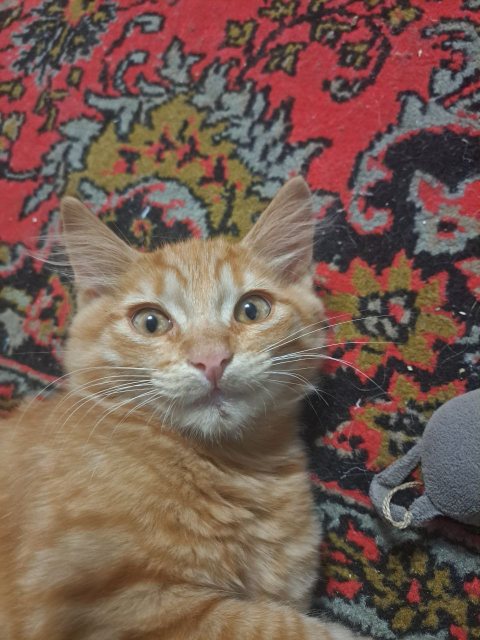
#> input picture Computer-Vision/OpenCV/Lab1/original.jpg, 960 x 1280 px (shown at 1/2 size)
$ python lab2.py
#> lines starting #> are read from the running program, lines starting #| are printed output that depends on the picture; after the words box and inside, x2 and y2 are one past the last pixel; in counts of white or black regions, pixels touching at a corner belong together
import cv2
import numpy as np

image = cv2.imread("original.jpg")
#> image is the input picture: shape (1280, 960, 3); mean B, G, R 82.5, 93.1, 118.2

if image is None:
    print("Image not found")
    exit()

pixel = image[100, 150]
#> pixel = [55, 53, 53]
print("Pixel BGR:", pixel)
#| Pixel BGR: [55 53 53]

image[200:400, 300:600] = [0, 0, 255]
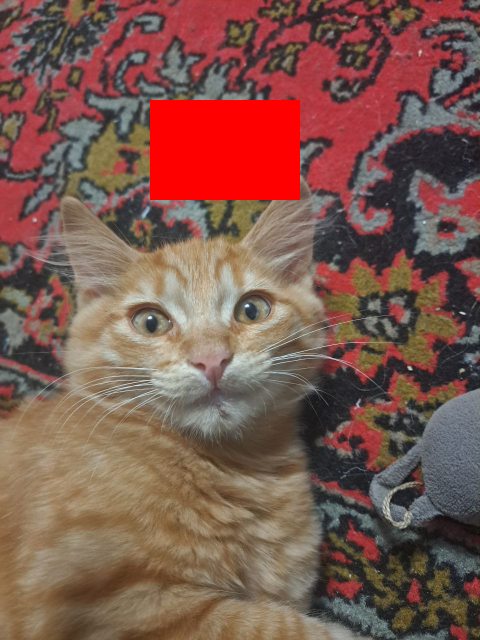
#> image: shape (1280, 960, 3) (shown at 1/2 size); 4.88% of pixels changed, all inside (x1, y1, x2, y2) = (300, 200, 600, 400)

hsv = cv2.cvtColor(image, cv2.COLOR_BGR2HSV)
#> hsv: shape (1280, 960, 3); mean H, S, V 63.8, 88.1, 126.9

lower_red1 = np.array([0, 100, 100])
upper_red1 = np.array([10, 255, 255])

lower_red2 = np.array([160, 100, 100])
upper_red2 = np.array([179, 255, 255])

mask1 = cv2.inRange(hsv, lower_red1, upper_red1)
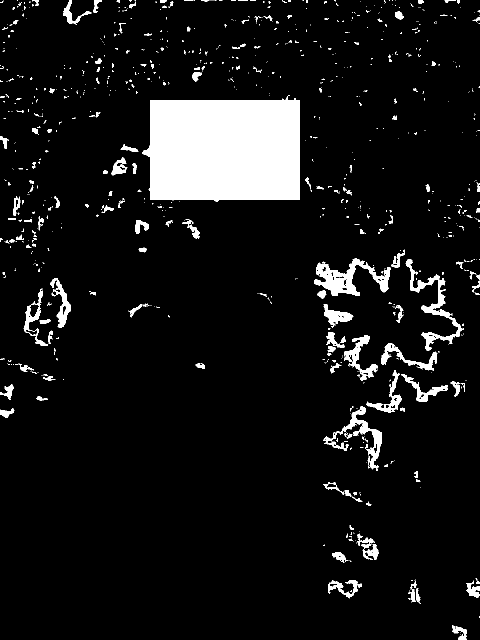
#> mask1: shape (1280, 960) (shown at 1/2 size); 8.1% white; 915 white regions (737 under 20 px), largest, box (x1, y1, x2, y2) and area: (285, 193, 600, 404) 60252, (628, 516, 781, 592) 4488, (811, 519, 928, 702) 3385
mask2 = cv2.inRange(hsv, lower_red2, upper_red2)
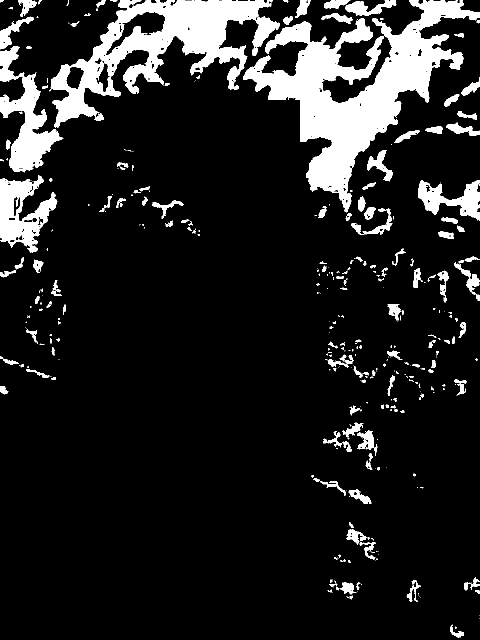
#> mask2: shape (1280, 960) (shown at 1/2 size); 12.8% white; 408 white regions (227 under 20 px), largest, box (x1, y1, x2, y2) and area: (486, 0, 960, 425) 62379, (101, 0, 559, 255) 39462, (0, 92, 127, 345) 11712

mask = mask1 + mask2
#> mask: shape (1280, 960); 20.8% white; 164 white regions (61 under 20 px), largest, box (x1, y1, x2, y2) and area: (267, 0, 960, 437) 124895, (98, 0, 559, 255) 41847, (0, 92, 127, 345) 12295

result = cv2.bitwise_and(image, image, mask=mask)
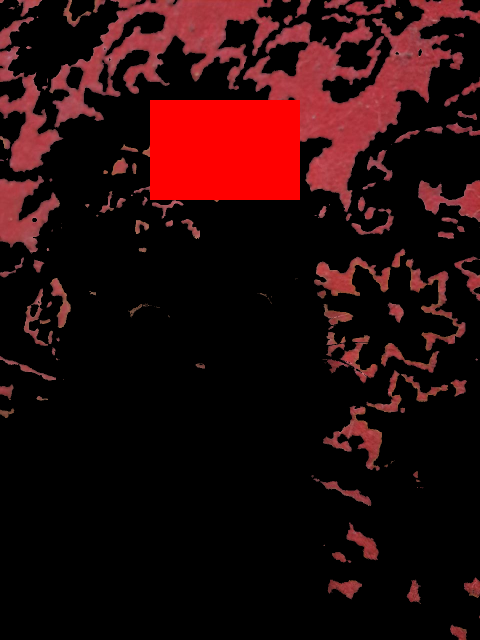
#> result: shape (1280, 960, 3) (shown at 1/2 size); mean B, G, R 11, 10.3, 37.5

scale = 0.5

image_small = cv2.resize(image, None, fx=scale, fy=scale, interpolation=cv2.INTER_AREA)
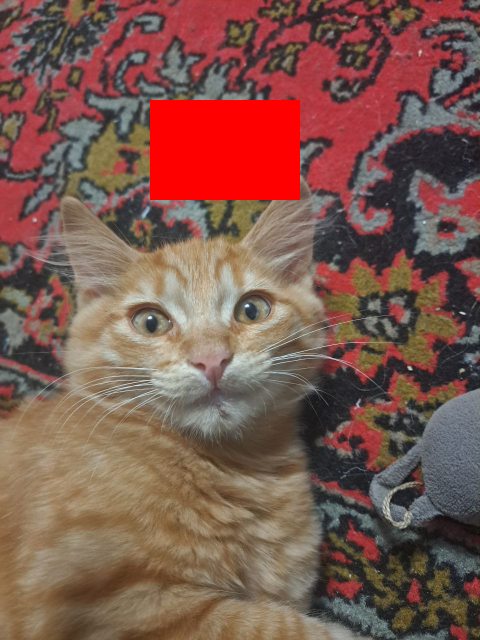
#> image_small: shape (640, 480, 3); mean B, G, R 78.5, 88.4, 125.3
mask_small = cv2.resize(mask, None, fx=scale, fy=scale, interpolation=cv2.INTER_AREA)
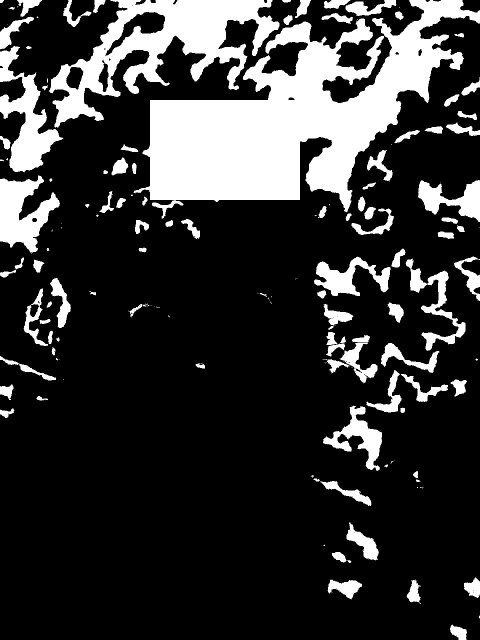
#> mask_small: shape (640, 480); min 0, max 255, mean 53.2
result_small = cv2.resize(result, None, fx=scale, fy=scale, interpolation=cv2.INTER_AREA)
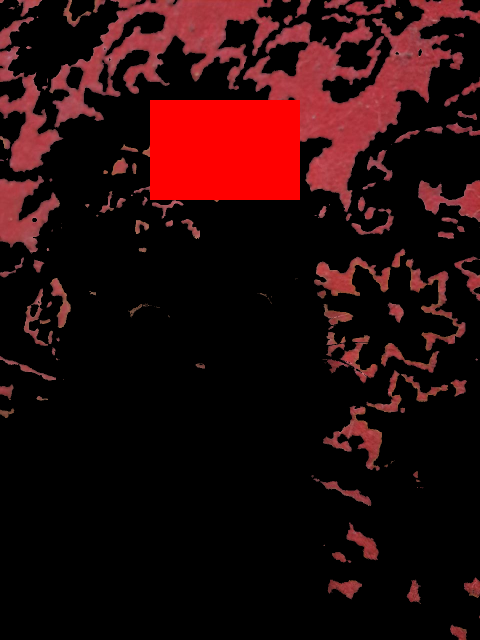
#> result_small: shape (640, 480, 3); mean B, G, R 11, 10.3, 37.5

cv2.imshow("Original", image_small)
cv2.imshow("Mask", mask_small)
cv2.imshow("Segmented", result_small)

cv2.waitKey(0)
cv2.destroyAllWindows()
